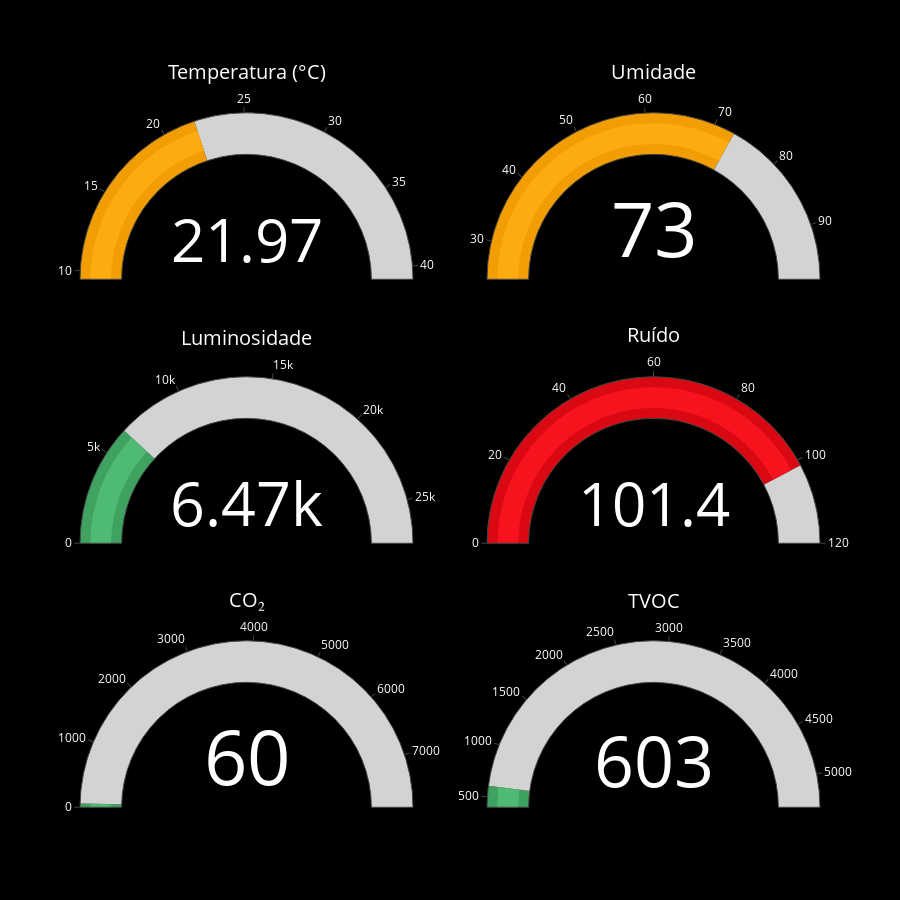

Here is the notebook cell this chart was saved with:
### Markdown cell above
+ **VISUALIZANDO GRÁFICOS GERADOS**

### Code cell
# Criar subplots
fig = make_subplots(
    rows=3, cols=2,
    specs=[
        [{"type": "indicator"}, {"type": "indicator"}],
        [{"type": "indicator"}, {"type": "indicator"}],
        [{"type": "indicator"}, {"type": "indicator"}]
    ]
)

# Adicionar gráficos aos subplots
for i, chart in enumerate(indicatorCharts):
    row = i // 2 + 1
    col = i % 2 + 1
    fig.add_trace(chart.data[0], row=row, col=col)

# Atualizar layout
fig.update_layout(
    font={'color': "white"},
    paper_bgcolor="black",
    plot_bgcolor="black",
    height=900, 
    showlegend=False)

# Mostrar gráfico
fig.show()

### Figure 1 — Plotly figure (JSON) as saved in the notebook; plotly's stock layout.template omitted (floating-point values rounded to 4 significant figures)
{"data": [{"domain": {"x": [0, 0.45], "y": [0.7333, 1]}, "gauge": {"axis": {"range": [9.5, 40.8]}, "bar": {"color": "#FCAB10"}, "steps": [{"color": "#F29E02", "range": [9.5, 21.97]}, {"color": "lightgray", "range": [21.97, 40.8]}]}, "mode": "gauge+number", "title": {"text": "Temperatura (°C)"}, "type": "indicator", "value": 21.97}, {"domain": {"x": [0.55, 1], "y": [0.7333, 1]}, "gauge": {"axis": {"range": [24.6, 97.8]}, "bar": {"color": "#FCAB10"}, "steps": [{"color": "#F29E02", "range": [24.6, 72.97]}, {"color": "lightgray", "range": [72.97, 97.8]}]}, "mode": "gauge+number", "title": {"text": "Umidade"}, "type": "indicator", "value": 72.97}, {"domain": {"x": [0, 0.45], "y": [0.3667, 0.6333]}, "gauge": {"axis": {"range": [-1, 27310.0]}, "bar": {"color": "#4FBA74"}, "steps": [{"color": "#3FA261", "range": [-1, 6468.0]}, {"color": "lightgray", "range": [6468.0, 27310.0]}]}, "mode": "gauge+number", "title": {"text": "Luminosidade"}, "type": "indicator", "value": 6468.0}, {"domain": {"x": [0.55, 1], "y": [0.3667, 0.6333]}, "gauge": {"axis": {"range": [0, 120]}, "bar": {"color": "#F6131E"}, "steps": [{"color": "#D90812", "range": [0, 101.4]}, {"color": "lightgray", "range": [101.4, 120]}]}, "mode": "gauge+number", "title": {"text": "Ruído"}, "type": "indicator", "value": 101.4}, {"domain": {"x": [0, 0.45], "y": [0, 0.2667]}, "gauge": {"axis": {"range": [0, 7798]}, "bar": {"color": "#4FBA74"}, "steps": [{"color": "#3FA261", "range": [0, 57.29]}, {"color": "lightgray", "range": [57.29, 7798]}]}, "mode": "gauge+number", "title": {"text": "CO₂"}, "type": "indicator", "value": 57.29}, {"domain": {"x": [0.55, 1], "y": [0, 0.2667]}, "gauge": {"axis": {"range": [400, 5315]}, "bar": {"color": "#4FBA74"}, "steps": [{"color": "#3FA261", "range": [400, 603.2]}, {"color": "lightgray", "range": [603.2, 5315]}]}, "mode": "gauge+number", "title": {"text": "TVOC"}, "type": "indicator", "value": 603.2}], "layout": {"font": {"color": "white"}, "height": 900, "paper_bgcolor": "black", "plot_bgcolor": "black", "showlegend": false}}
